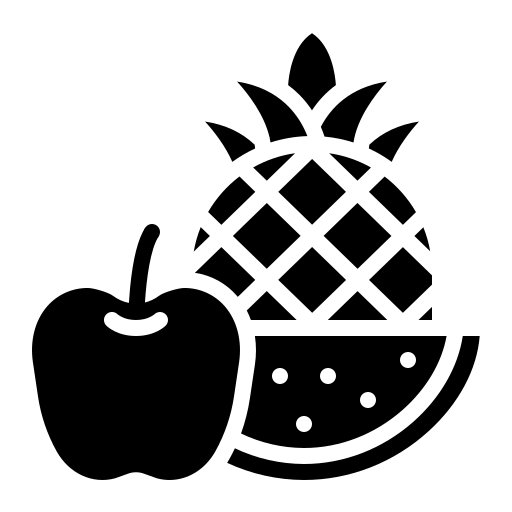
#> input picture assets/frutas.png, 512 x 512 px; its folder holds 4 pictures in this run
$ python -i main.py   (imports and definitions only)
#> lines starting #> are read from the running program, lines starting #| are printed output that depends on the picture
import tkinter as tk
from tkinter import Toplevel, Label, Button, Entry, PhotoImage, Frame
from PIL import Image, ImageTk

# pagina que me va ayudar para los botones o el reloj (el header)
#  https://es.stackoverflow.com/questions/399619/c%C3%B3mo-puedo-hacer-que-un-bot%C3%B3n-cambie-su-icono-seg%C3%BAn-si-est%C3%A1-normal-activo-o-pr
anch = 87

def inicio():

    def navegacion(pantalla):
        if pantalla == "1":
            print("es aqui")
        elif pantalla == "2":
            from screen1 import screen1
            ventana.after(100, lambda: [ventana.destroy(), screen1()])
        elif pantalla == "3":
            from screen2 import screen2
            ventana.after(100, lambda: [ventana.destroy(), screen2()])
        elif pantalla == "4":
            from screen3 import screen3
            ventana.after(100, lambda: [ventana.destroy(), screen3()])
        elif pantalla == "5":
            from screen4 import screen4
            ventana.after(100, lambda: [ventana.destroy(), screen4()])

    frutas = ["manzana", "pera", "fresa", "manzana verde", "manzana roja"]
    widgets = []
    etiqueta = []

    # Crear la ventana principal
    ventana = tk.Tk()
    ventana.title("Pantalla 1")
    ventana.geometry("375x812")
    ventana.config(bg="white")

    alert = Label(ventana, text="Pantalla 1")
    alert.pack(pady=10)


    global Cant_Elementos
    Cant_Elementos = Entry(ventana, width=25, state="readonly")
    Cant_Elementos.pack(pady=5)

    def cambiar():

        def lista():
            prueba = []
            for elemento in frutas:
                print("elemento de las frutas: ", elemento)

                prueba.append(1)

            suma = sum(prueba)
            print("total DE ELEMENTOS: ", suma)
            return f"Cantidad de elementos {suma}"

        Cant_Elementos.config(state="normal")  # Habilitar temporalmente para modificar el campo
        Cant_Elementos.delete(0, 'end')
        Cant_Elementos.insert(tk.END, lista())
        Text = lista()
        Cant_Elementos.config(state="readonly")
    cambiar()

    global entry_nombre
    entry_nombre = Entry(ventana, width=25)
    entry_nombre.pack(pady=5)
    def añadir():
        frutas.append(entry_nombre.get())
        entry_nombre.delete(0, 'end')
        print(frutas)
        cambiar()

        elementos()

    agregar = tk.Button(ventana, text="Agregar",command= lambda: añadir(), state="normal")
    agregar.pack( pady=5)


    tuplas = Label(ventana, text="Frutas: ")
    tuplas.pack( pady=5)

    def elementos():

        for widget in widgets:
            widget.destroy()
        widgets.clear()

        frutas_ordenadas = sorted(frutas)

        for elemento in frutas_ordenadas:
            print("hola")

            tupla_label = Label(ventana, text=elemento)
            tupla_label.pack(pady=2)
            widgets.append(tupla_label)

    # Llamar a la función
    elementos()

    #la barra
    barra_superior= Frame(ventana)
    barra_superior.config(height="430", bg="white")
    barra_superior.pack(fill="x", side=tk.BOTTOM, pady=30)

    #   ----------  imagenes ------------------
    # imagen 1
    imagen_original = Image.open("assets/frutas.png")
#> imagen_original is the input picture: PIL image 512x512 RGBA; mean R, G, B, A 0, 0, 0, 78.2
    imagen_redimensionada = imagen_original.resize((anch, 50))
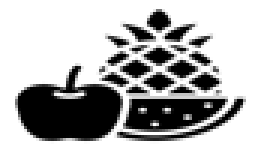
#> imagen_redimensionada: PIL image 87x50 RGBA (shown 3 times larger); mean R, G, B, A 0, 0, 0, 78.3; transparent parts drawn white
    imagen_tk = ImageTk.PhotoImage(imagen_redimensionada)

    # imagen 2
    imagen_original2 = Image.open("assets/contactos.png")
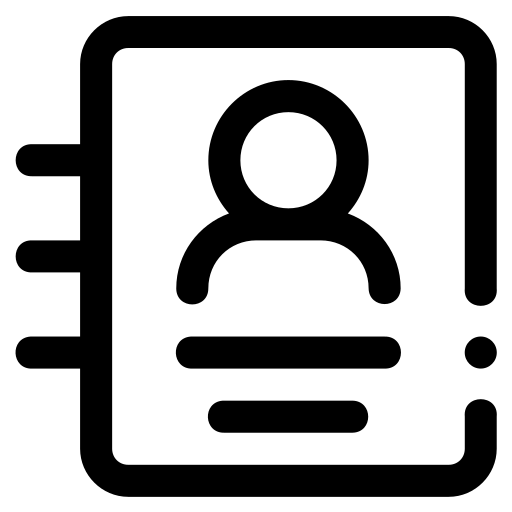
#> input picture assets/contactos.png, 512 x 512 px
#> imagen_original2 is the input picture: PIL image 512x512 RGBA; mean R, G, B, A 0, 0, 0, 84
    imagen_redimensionada2 = imagen_original2.resize((anch, 50))
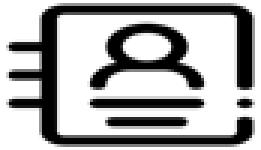
#> imagen_redimensionada2: PIL image 87x50 RGBA (shown 3 times larger); mean R, G, B, A 0, 0, 0, 84; transparent parts drawn white
    imagen_tk2 = ImageTk.PhotoImage(imagen_redimensionada2)

    # imagen 3
    imagen_original3 = Image.open("assets/calculadora.webp")
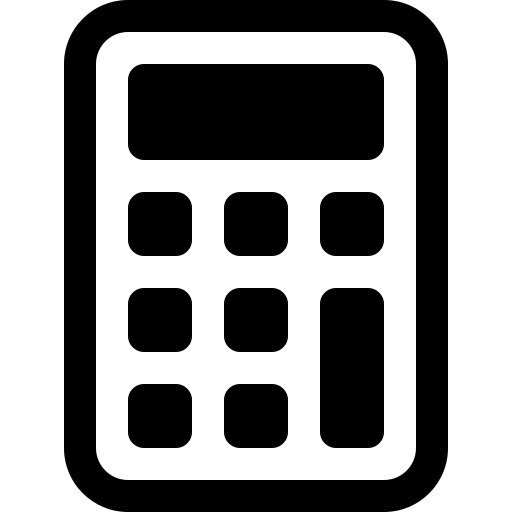
#> input picture assets/calculadora.webp, 512 x 512 px
#> imagen_original3 is the input picture: PIL image 512x512 RGBA; mean R, G, B, A 0, 0, 0, 109
    imagen_redimensionada3 = imagen_original3.resize((anch, 50))
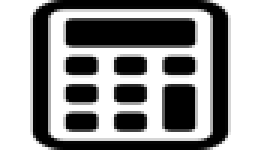
#> imagen_redimensionada3: PIL image 87x50 RGBA (shown 3 times larger); mean R, G, B, A 0, 0, 0, 109.3; transparent parts drawn white
    imagen_tk3 = ImageTk.PhotoImage(imagen_redimensionada3)

    # imagen 4
    imagen_original4 = Image.open("assets/diccionario.png")
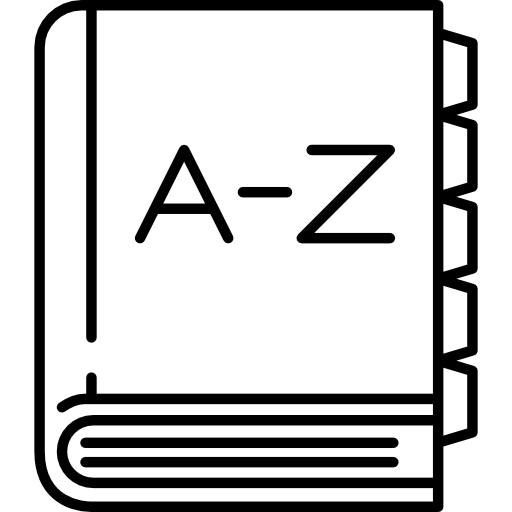
#> input picture assets/diccionario.png, 512 x 512 px
#> imagen_original4 is the input picture: PIL image 512x512 P; mean R, G, B, A 198.2, 198.2, 198.2, 51.7
    imagen_redimensionada4 = imagen_original4.resize((anch, 50))
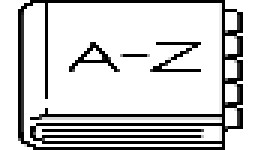
#> imagen_redimensionada4: PIL image 87x50 P (shown 3 times larger); mean R, G, B, A 199.1, 199.1, 199.1, 48.7; transparent parts drawn white
    imagen_tk4 = ImageTk.PhotoImage(imagen_redimensionada4)


    #   ----------  Botones ------------------
    boton1 = tk.Button(barra_superior, text="Boton 1", image=imagen_tk, command=lambda: navegacion("1"), state="normal")
    boton1.pack(side="left", pady=5)

    #pantalla dos
    boton2 = tk.Button(barra_superior, text="Boton 2", image=imagen_tk2, command=lambda: navegacion("2"), state="normal")
    boton2.pack(side="left", pady=5)

    #pantalla tres
    boton3 = tk.Button(barra_superior, text="Boton 3", image=imagen_tk3, command=lambda: navegacion("3"), state="normal")
    boton3.pack(side="left", pady=5)

    #pantalla cuatro
    boton4 = tk.Button(barra_superior, text="Boton 4", image=imagen_tk4, command=lambda: navegacion("4"), state="normal")
    boton4.pack(side="left", pady=5)

    #pantalla cinco
    # boton5 = tk.Button(barra_superior, text="Boton 5", image=imagen_tk, command=lambda: navegacion("5"), state="normal")
    # boton5.pack(side="left", pady=5)

    # Iniciar el bucle principal de tkinter
    ventana.mainloop()

# [2 lines not run here, left out]

>>> result = inicio()
